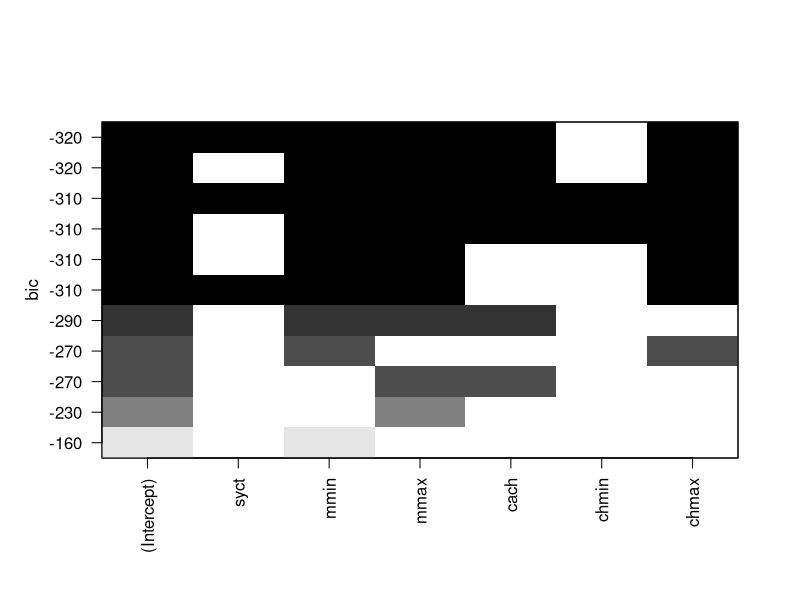
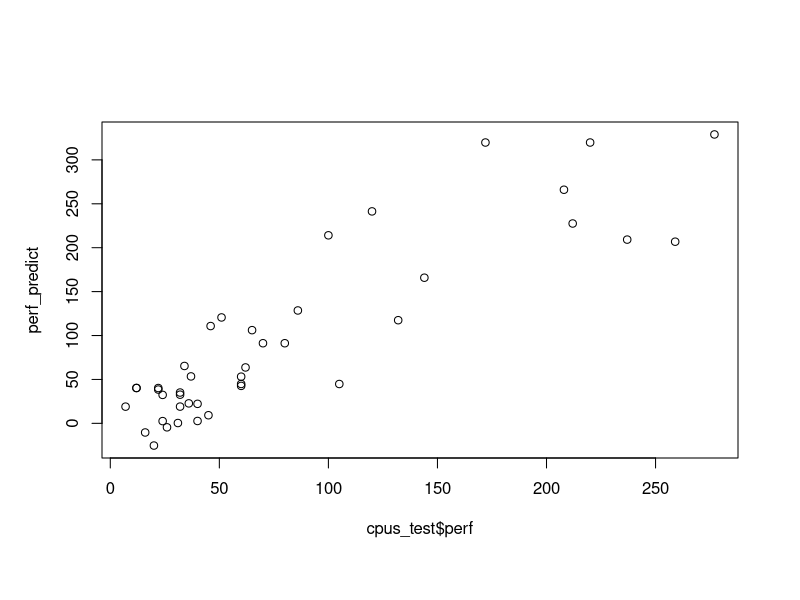

The R source for these figures, in order:
#author：Liyuan
#5. The Big Bang Theory


###################################################
#           1. init parameters
###################################################
rm(list=ls())
library("dplyr")
library("ggplot2")
library(tidyr)
library(MASS)
data(cpus)

###################################################
#           2. get train and test set 
###################################################
# Split into two subsets
sample_index <- sample(nrow(cpus),nrow(cpus)*0.8)
cpus_train <- cpus[sample_index,]
cpus_test  <- cpus[-sample_index,]

###################################################
#           3. fit model and predict it 
###################################################

#get the best linear model
#install.packages('leaps')
library(leaps)
subset_result <- regsubsets(perf ~ syct+mmin+mmax+cach+chmin+chmax, data=cpus_train, nbest=2, nvmax = 6)
plot(subset_result, scale="bic")
# best model
model_log <- lm( perf ~ syct+mmin+mmax+cach+chmax, data=cpus_train )

# Get estimates
summary(model_log)

perf_predict <- predict(model_log,cpus_test)

# Compare predicted values with actual values 
plot(cpus_test$perf, perf_predict)

# Correlation coefficients
cor(cpus_test$perf, perf_predict) #0.97

# Mean predicted value
mean(perf_predict) #70.68673

# Mean actual value
mean(cpus_test$perf) #77.5

# Relative mean bias
(mean(perf_predict) - mean(cpus_test$perf))/
  mean(cpus_test$perf)*100 #-8.79132
